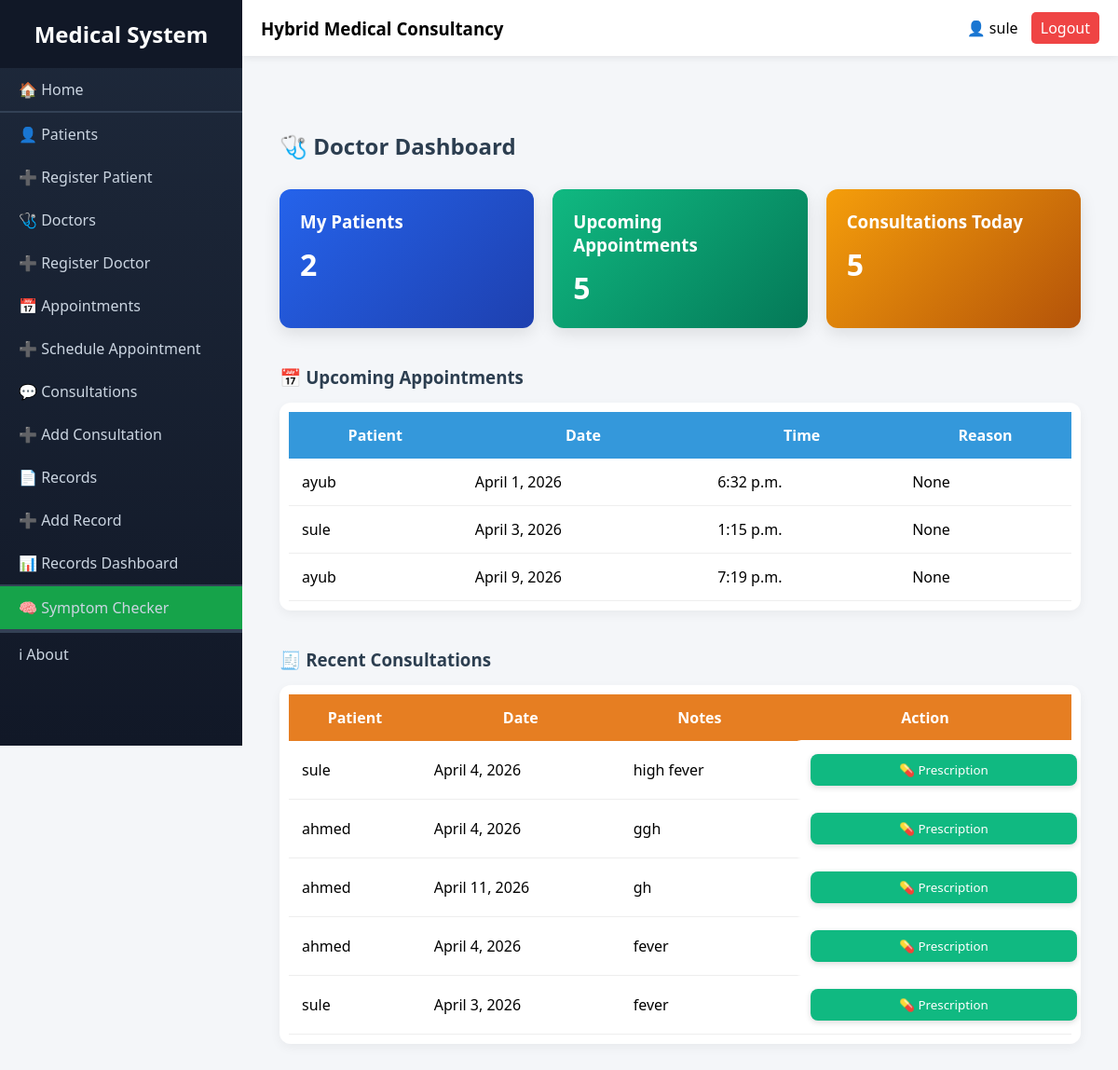
/doctors/doctor/dashboard/ (signed in), run on the app's committed database.
### appointment/models.py (models this page shows)
class Appointment(models.Model):
    patient = models.ForeignKey(User, on_delete=models.CASCADE)
    doctor = models.ForeignKey(User, on_delete=models.CASCADE, related_name='doctor_appointments')
    appointment_date=models.DateField()
    appointment_time = models.TimeField()
    reason = models.TextField(null=True)
    status = models.CharField(max_length=20, default='pending')
    fee = models.DecimalField(max_digits=6, decimal_places=2, default=10)  # default $50

### consultations/models.py (models this page shows, shortened)
class Consultation(models.Model):
    CONSULTATION_TYPE = (
        ('online', 'Online'),
        ('physical', 'Physical Visit'),
    )
    STATUS_CHOICES = (
        ('pending', 'Pending'),
        ('approved', 'Approved'),
        ('completed', 'Completed'),
        ('cancelled', 'Cancelled'),
    )
    patient = models.ForeignKey(
        User,
        on_delete=models.CASCADE,
        related_name='patient_consultations'
    )
    doctor = models.ForeignKey(
        User,
        on_delete=models.CASCADE,
        related_name='doctor_consultations'
    )
    consultation_type = models.CharField(
        max_length=20,
        choices=CONSULTATION_TYPE
    )
    appointment_date = models.DateField()
    appointment_time = models.TimeField()
    symptoms = models.TextField()
    meeting_link = models.URLField(
        blank=True,
        null=True
    )  # Only for online consultations
    fee = models.DecimalField(
        max_digits=10,
        decimal_places=2,
        default=0.00,
        help_text="Set the consultation fee"
    )
    status = models.CharField(
        max_length=20,
        choices=STATUS_CHOICES,
        default='pending'
    )
    created_at = models.DateTimeField(auto_now_add=True)

### doctors/views.py (the view)
# urls.py: path('doctor/dashboard/',views.doctor_dashboard,name='doctor_dashboard'),
@login_required
def doctor_dashboard(request):
    doctor = request.user
    appointments = Appointment.objects.filter(doctor=doctor)
    patient_count = appointments.values('patient').distinct().count()
    appointment_count = appointments.count()
    consultation_count = Consultation.objects.filter(doctor=doctor).count()
    today = timezone.now().date()
    upcoming_appointments = appointments.filter(
        appointment_date__gte=today
    ).order_by('appointment_date', 'appointment_time')
    recent_consultations = Consultation.objects.filter(
        doctor=doctor
    ).order_by('-created_at')[:5]
    context = {
        'patient_count': patient_count,
        'appointment_count': appointment_count,
        'consultation_count': consultation_count,
        'upcoming_appointments': upcoming_appointments,
        'recent_consultations': recent_consultations,
    }
    return render(request, 'doctors/doctor_dashboard.html', context)

### doctors/templates/doctors/doctor_dashboard.html (shortened to what this page needs)
{% extends "layout.html" %}
{% block content %}
<div style="max-width:1200px; margin:40px auto; padding:20px; font-family:Segoe UI, sans-serif;">
    <h2 style="color:#2c3e50; margin-bottom:30px; font-weight:600;">
        🩺 Doctor Dashboard
    </h2>
    <div style="display:flex; flex-wrap:wrap; gap:20px; margin-bottom:40px;">
        <div style="flex:1; min-width:220px; background:linear-gradient(135deg,#2563eb,#1e40af); color:white; padding:22px; border-radius:12px; box-shadow:0 6px 18px rgba(0,0,0,0.1); transition:0.3s;">
            <h3 style="margin:0;">My Patients</h3>
            <p style="font-size:32px; margin-top:12px; font-weight:bold;">{{ patient_count }}</p>
        </div>
        <div style="flex:1; min-width:220px; background:linear-gradient(135deg,#10b981,#047857); color:white; padding:22px; border-radius:12px; box-shadow:0 6px 18px rgba(0,0,0,0.1);">
            <h3 style="margin:0;">Upcoming Appointments</h3>
            <p style="font-size:32px; margin-top:12px; font-weight:bold;">{{ appointment_count }}</p>
        </div>
        <div style="flex:1; min-width:220px; background:linear-gradient(135deg,#f59e0b,#b45309); color:white; padding:22px; border-radius:12px; box-shadow:0 6px 18px rgba(0,0,0,0.1);">
            <h3 style="margin:0;">Consultations Today</h3>
            <p style="font-size:32px; margin-top:12px; font-weight:bold;">{{ consultation_count }}</p>
        </div>
    </div>
    <h3 style="margin-bottom:15px; color:#2c3e50;">📅 Upcoming Appointments</h3>
    <div style="overflow-x:auto; margin-bottom:40px; background:white; padding:10px; border-radius:12px; box-shadow:0 4px 12px rgba(0,0,0,0.05);">
        <table style="width:100%; border-collapse:collapse;">
            <thead>
                <tr style="background:#3498db; color:white;">
                    <th style="padding:14px;">Patient</th>
                    <th style="padding:14px;">Date</th>
                    <th style="padding:14px;">Time</th>
                    <th style="padding:14px;">Reason</th>
                </tr>
            </thead>
            <tbody>
                {% for appointment in upcoming_appointments %}
                <tr style="border-bottom:1px solid #eee;">
                    <td style="padding:14px;">{{ appointment.patient.username }}</td>
                    <td style="padding:14px;">{{ appointment.appointment_date }}</td>
                    <td style="padding:14px;">{{ appointment.appointment_time }}</td>
                    <td style="padding:14px;">{{ appointment.reason }}</td>
                </tr>
                {% empty %}
                <tr>
                    <td colspan="4" style="text-align:center; padding:20px; color:#7f8c8d;">
                        No upcoming appointments
                    </td>
                </tr>
                {% endfor %}
            </tbody>
        </table>
    </div>
    <h3 style="margin-bottom:15px; color:#2c3e50;">🧾 Recent Consultations</h3>
    <div style="overflow-x:auto; background:white; padding:10px; border-radius:12px; box-shadow:0 4px 12px rgba(0,0,0,0.05);">
        <table style="width:100%; border-collapse:collapse;">
            <thead>
                <tr style="background:#e67e22; color:white;">
                    <th style="padding:14px;">Patient</th>
                    <th style="padding:14px;">Date</th>
                    <th style="padding:14px;">Notes</th>
                    <th style="padding:14px;">Action</th>
                </tr>
            </thead>
            <tbody>
                {% for consultation in recent_consultations %}
                <tr style="border-bottom:1px solid #eee; transition:0.2s;">
                    <td style="padding:14px;">{{ consultation.patient.username }}</td>
                    <td style="padding:14px;">{{ consultation.appointment_date }}</td>
                    <td style="padding:14px;">{{ consultation.symptoms|truncatechars:50 }}</td>
                    <td style="padding:14px;">
                        <form method="POST" action="{% url 'accounts:create_prescription' consultation.id %}" style="display:inline;">
                            <button type="submit"
                                style="background:#10b981; color:white; border:none; padding:8px 14px; border-radius:8px; cursor:pointer; font-weight:500; transition:0.3s;">
                                💊 Prescription
                            </button>
                        </form>
                    </td>
                </tr>
                {% empty %}
                <tr>
                    <td colspan="4" style="text-align:center; padding:20px; color:#7f8c8d;">
                        No consultations yet
                    </td>
                </tr>
                {% endfor %}
            </tbody>
        </table>
    </div>
</div>
{% endblock %}

### templates/layout.html (shortened to what this page needs)
<!DOCTYPE html>
<html lang="en">
<head>
</head>
<body>
<div class="sidebar" id="sidebar">
    <h2>Medical System</h2>
    <a href="{% url 'home_view' %}">🏠 Home</a>
    <hr>
    <a href="{% url 'patients:patient_list' %}">👤 Patients</a>
    <a href="{% url 'patients:patient_create' %}">➕ Register Patient</a>
    <a href="{% url 'doctors:doctor_list' %}">🩺 Doctors</a>
    <a href="{% url 'doctors:doctor_create' %}">➕ Register Doctor</a>
    <a href="{% url 'appointment:appointment_list' %}">📅 Appointments</a>
    <a href="{% url 'appointment:appointment_create' %}">➕ Schedule Appointment</a>
    <a href="{% url 'consultations:consultation_list' %}">💬 Consultations</a>
    <a href="{% url 'consultations:consultation_create' %}">➕ Add Consultation</a>
    <a href="{% url 'records:record_list' %}">📄 Records</a>
    <a href="{% url 'records:record_create' %}">➕ Add Record</a>
    <a href="{% url 'accounts:records_dashboard' %}">📊 Records Dashboard</a>
    <hr>
    {% if user.is_authenticated %}
        <a href="{% url 'accounts:symptoms_checker' %}" class="special-link">
            🧠 Symptom Checker
        </a>
    {% endif %}
    <hr>
    <hr>
    <a href="{% url 'about_view' %}">ℹ About</a>
</div>
<div class="main">
    <div class="navbar">
        <h3>Hybrid Medical Consultancy</h3>
        <div class="user">
            {% if user.is_authenticated %}
                <span>👤 {{ user.username }}</span>
                <a href="{% url 'accounts:logout' %}">Logout</a>
            {% else %}
                <a href="{% url 'accounts:login' %}">Login</a>
            {% endif %}
        </div>
    </div>
    <div class="content">
        {% block content %}
        {% endblock %}
    </div>
</div>
</body>
</html>

### templates/layout.html (style rules this page uses)
* { margin: 0; padding: 0; box-sizing: border-box; font-family: 'Segoe UI', Tahoma, Geneva, Verdana, sans-serif; }
body { display: flex; min-height: 100vh; background: #f4f6f9; }
.sidebar { width: 260px; background: linear-gradient(180deg, #1e293b 0%, #111827 100%); color: #fff; height: 100vh; position: fixed; overflow-y: auto; transition: 0.3s; }
.sidebar h2 { text-align: center; padding: 20px; background: #111827; }
.sidebar a { display: block; padding: 12px 20px; color: #cbd5e1; text-decoration: none; }
.sidebar hr { border: 0.5px solid #334155; }
.main { margin-left: 260px; width: calc(100% - 260px); }
.navbar { height: 60px; background: white; display: flex; justify-content: space-between; align-items: center; padding: 0 20px; box-shadow: 0 2px 8px rgba(0,0,0,0.08); }
.user a { margin-left: 10px; text-decoration: none; padding: 6px 10px; background: #ef4444; color: white; border-radius: 5px; }
.content { padding: 20px; }
form { max-width: 600px; background: white; padding: 20px; border-radius: 10px; }
form button { width: 100%; padding: 12px; background: #16a34a; color: white; border: none; border-radius: 5px; }
.special-link { background: #16a34a; color: white; }

### doctors/templates/doctors/doctor_dashboard.html (style rules this page uses)
button { box-shadow: 0 2px 6px rgba(0,0,0,0.15); }

### data on the page
Appointment: patient.username "ayub", appointment_date "April 1, 2026", appointment_time "6:32 p.m.", reason "None"
Appointment: patient.username "sule", appointment_date "April 3, 2026", appointment_time "1:15 p.m.", reason "None"
Appointment: patient.username "ayub", appointment_date "April 9, 2026", appointment_time "7:19 p.m.", reason "None"
Consultation: patient.username "sule", appointment_date "April 4, 2026", symptoms "high fever"
Consultation: patient.username "ahmed", appointment_date "April 4, 2026", symptoms "ggh"
Consultation: patient.username "ahmed", appointment_date "April 11, 2026", symptoms "gh"
Consultation: patient.username "ahmed", appointment_date "April 4, 2026", symptoms "fever"
Consultation: patient.username "sule", appointment_date "April 3, 2026", symptoms "fever"

### other printed values
{{ user.username }} "sule"
{{ patient_count }} "2"
{{ appointment_count }} "5"
{{ consultation_count }} "5"
